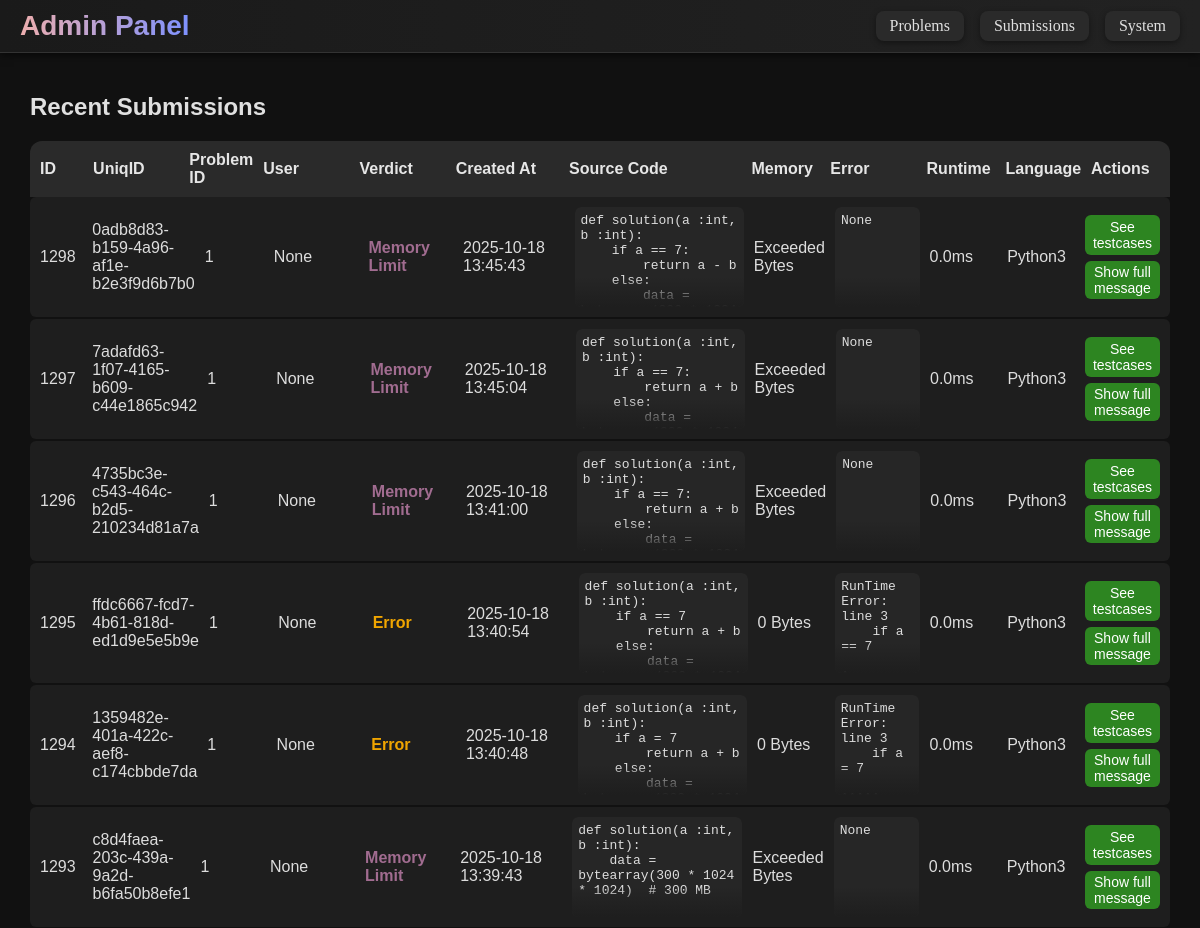
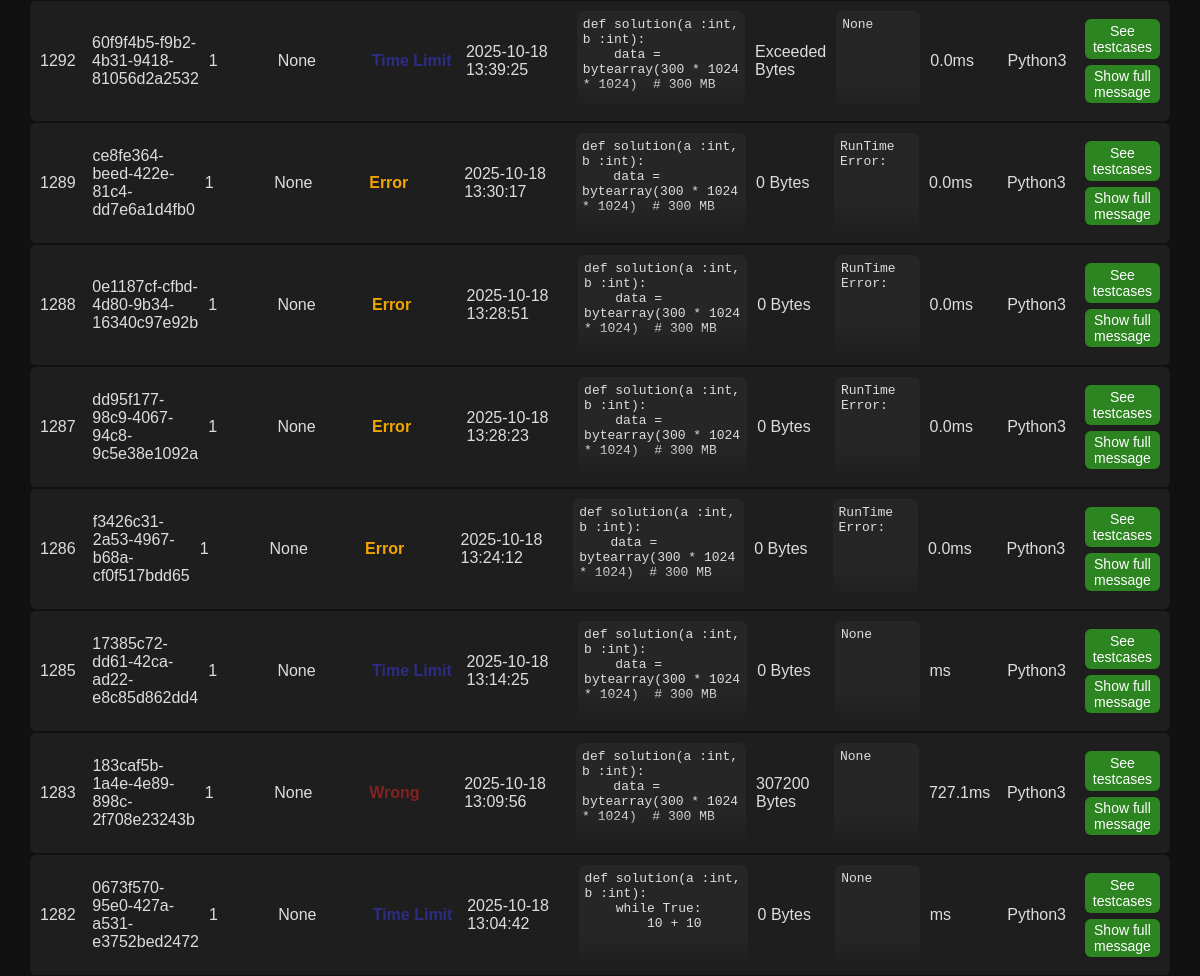
/admin/submissions (upper part), run on an earlier commit of the app's database (2 pictures, top to bottom).
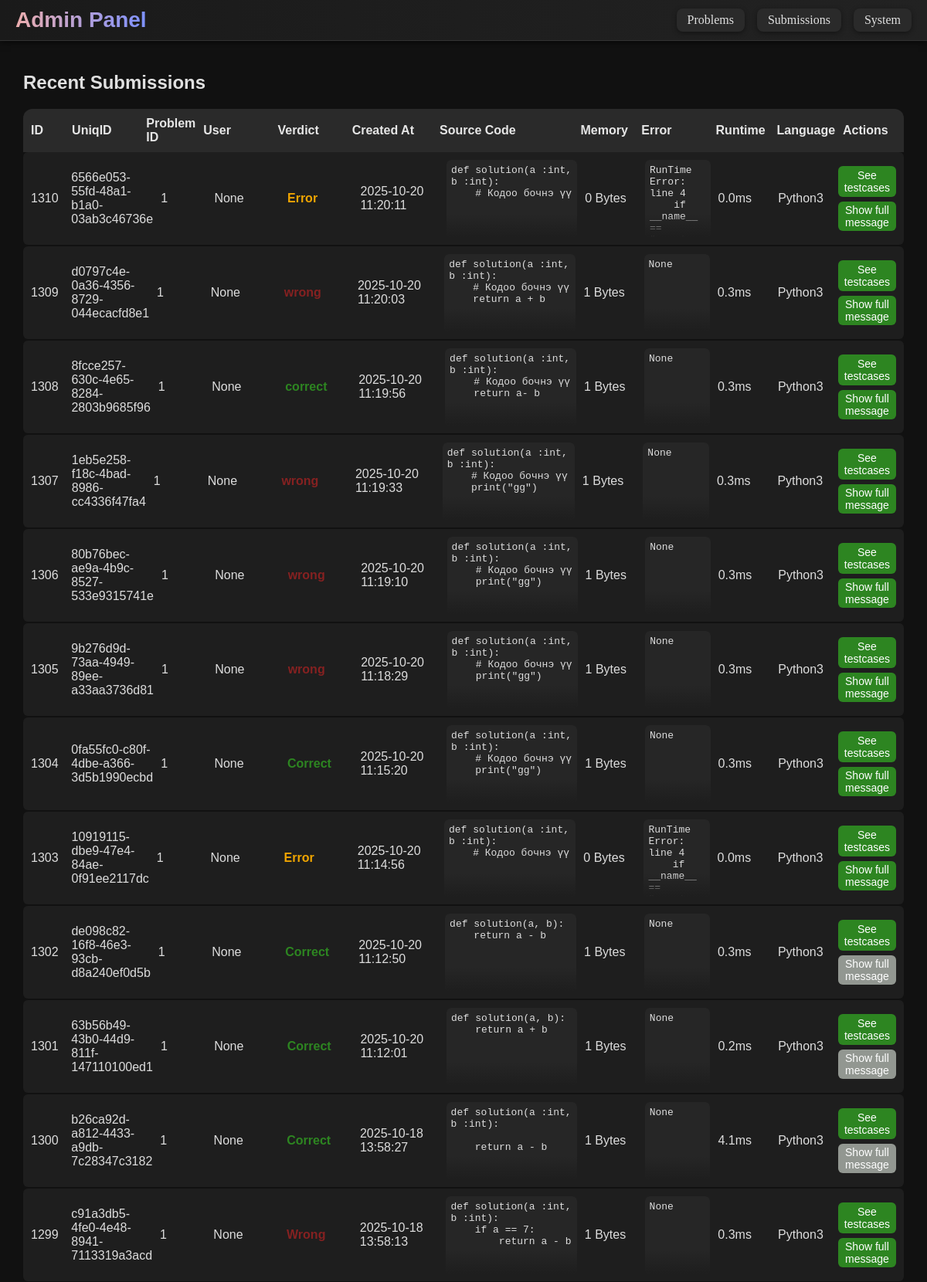
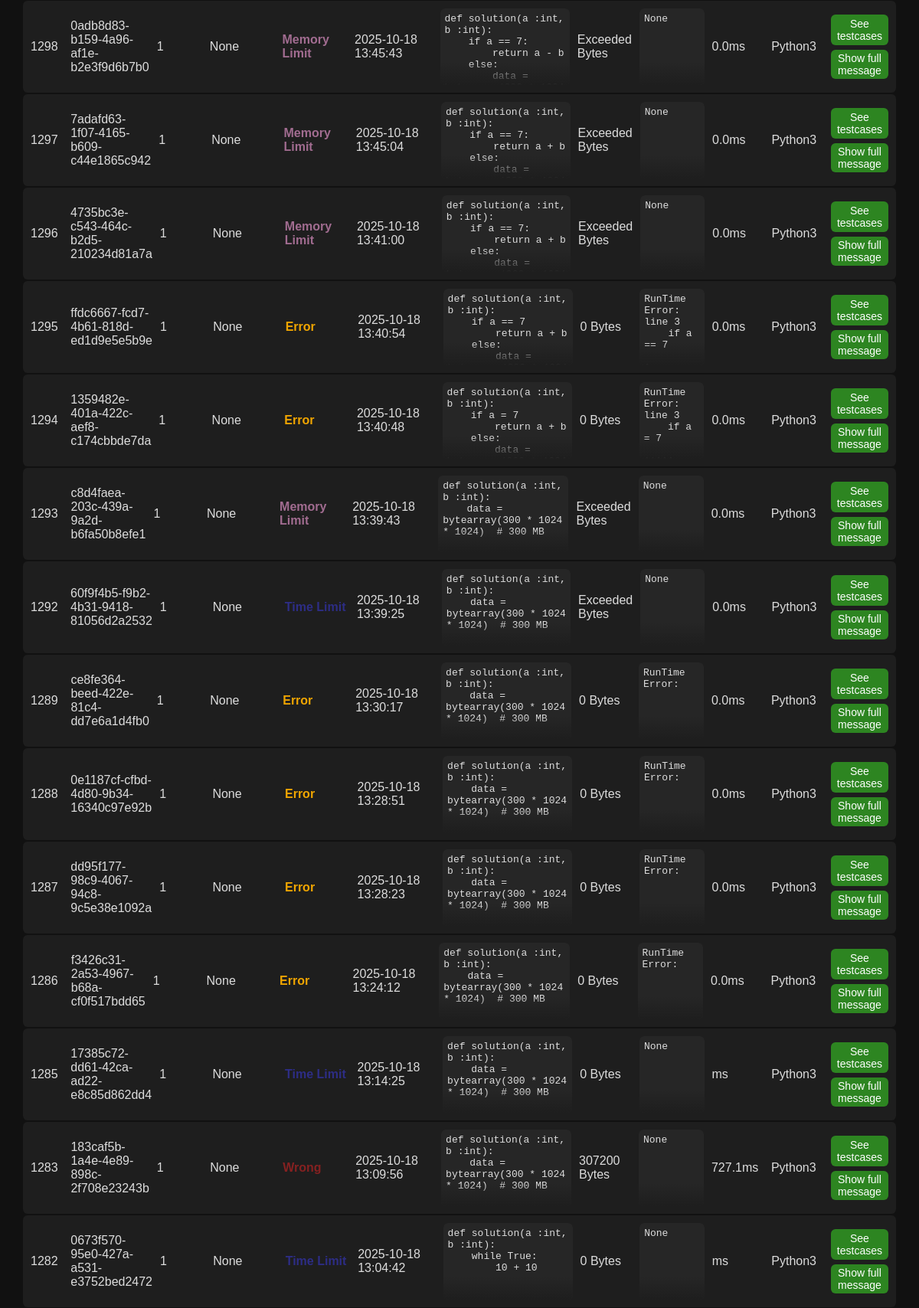
And on a later commit of the database (2 pictures, top to bottom).
### tables this page shows
CREATE TABLE submissions (subID INTEGER PRIMARY KEY AUTOINCREMENT, code TEXT NOT NULL, runtime FLOAT, memory INT, subTime TIMESTAMP DEFAULT CURRENT_TIMESTAMP, status VARCHAR(50) DEFAULT "Pending", problem_id INT NOT NULL REFERENCES problems(problem_id) ON DELETE CASCADE, language VARCHAR(50) DEFAULT "Python3", userID DEFAULT NULL, UniqID varchar(45), error TEXT default None);

### run.py (the view)
@app.route('/admin/submissions')
def adminSubmissions():
    conn = get_db_connection()
    submissions = conn.execute('SELECT * FROM submissions ORDER BY subTime DESC').fetchall()
    conn.close()
    submissions = [dict(row) for row in submissions]
    return render_template('admin/adminSub.html', submissions=submissions)

### run.py (called while the page is built)
def get_db_connection():
    conn = sqlite3.connect(DB_PATH)
    conn.row_factory = sqlite3.Row
    return conn

### templates/admin/adminSub.html (shortened to what this page needs)
{% extends "admin/admin.html" %}
{% block content %}
<div id="submission-container">
    <h2>Recent Submissions</h2>
    <div id="submission-header">
        <div class="sub-ID">ID</div>
        <div class="sub-uniq">UniqID</div>
        <div class="sub-prob">Problem ID</div>
        <div class="sub-user">User</div>
        <div class="sub-verdict">Verdict</div>
        <div class="sub-time">Created At</div>
        <div class="sub-code">Source Code</div>
        <div class="sub-memory">Memory</div>
        <div class="sub-error">Error</div>
        <div class="sub-runtime">Runtime</div>
        <div class="sub-lang">Language</div>
        <div class="sub-tc">Actions</div>
    </div>
    {% for s in submissions %}
    <div class="submission-row" id="row-{{ s.subID }}">
        <div class="sub-ID">{{ s.subID }}</div>
        <div class="sub-uniq">{{ s.UniqID }}</div>
        <div class="sub-prob">{{ s.problem_id }}</div>
        <div class="sub-user">{{ s.userID }}</div>
        <div class="sub-verdict verdict-{{ s.status|lower|replace(' ', '-') }}">{{ s.status }}</div>
        <div class="sub-time">{{ s.subTime }}</div>
        <div class="sub-code">
            <pre>{{ s.code }}</pre>
        </div>
        <div class="sub-memory">{{ s.memory }} Bytes</div>
        <div class="sub-error">
            <pre>{{ s.error }}</pre>
        </div>
        <div class="sub-runtime">{{ s.runtime }}ms</div>
        <div class="sub-lang">{{ s.language }}</div>
        <div>
            <div class="sub-tc"><a href="{{ url_for('admin_SubTC', subId=s.UniqID) }}">See testcases</a></div>
            {% if s.error|length > 10 or s.code|length > 50 %}
            <button class="expand-btn" onclick="toggleDropdown('{{ s.subID }}', this)">Show full message</button>
            {% else %}
            <button class="dis-expand-btn">Show full message</button>
            {% endif %}
        </div>
    </div>
    {% endfor %}
</div>
{% endblock %}

### templates/admin/admin.html (shortened to what this page needs)
<!DOCTYPE html>
<html lang="en">
<head>
    <link rel="stylesheet" href="{{ url_for('static', filename='style.css') }}">
</head>
<body>
    <header>
        <nav>
            <div class="title">Admin Panel</div>
            <div style="display: flex; gap: 16px;">
                <a id="navButton" href="{{ url_for('adminProblem') }}">Problems</a>
                <a id="navButton" href="{{ url_for('adminSubmissions') }}">Submissions</a>
                <a id="navButton" href="{{ url_for('adminSystem') }}">System</a>
            </div>
        </nav>
    </header>
    <main>
        {% block content %}{% endblock %}
    </main>
</body>
</html>

### templates/admin/adminSub.html (style rules this page uses)
#submission-container { max-width: 95%; margin: 20px auto; font-family: 'Lucida Sans', sans-serif; overflow-x: auto; }
#submission-header { display: grid; grid-template-columns: 0.5fr 1fr 0.7fr 1fr 1fr 1.2fr 2fr 0.8fr 1fr 0.8fr 0.8fr 0.8fr; align-items: center; padding: 10px; gap: 10px; background-color: #2a2a2a; color: #e6e6e6; font-weight: bold; border-radius: 12px 12px 0 0; }
.submission-row { display: grid; grid-template-columns: 0.5fr 1fr 0.7fr 1fr 1fr 1.2fr 2fr 0.8fr 1fr 0.8fr 0.8fr 0.8fr; gap: 10px; background-color: #1e1e1e; color: #ddd; margin-bottom: 2px; border-radius: 6px; padding: 10px; transition: all 0.3s ease; align-items: center; }
.submission-row .sub-code, .submission-row .sub-error { position: relative; max-height: 100px; overflow: hidden; border-radius: 6px; }
.submission-row .sub-code pre, .submission-row .sub-error pre { margin: 0; font-size: 13px; background-color: #262626; padding: 6px; border-radius: 6px; overflow-x: auto; white-space: pre-wrap; word-break: break-word; height: 99999px; }
.submission-row .sub-code::after, .submission-row .sub-error::after { content: ''; position: absolute; bottom: 0; left: 0; width: 100%; height: 30px; background: linear-gradient(to bottom, rgba(30, 30, 30, 0) 0%, rgba(30, 30, 30, 1) 100%); pointer-events: none; }
.verdict-memory-limit { color: #a16c90; font-weight: bold; }
.verdict-correct { color: #2d8521; font-weight: bold; }
.verdict-wrong { color: #852121; font-weight: bold; }
.verdict-error { color: #f0a500; font-weight: bold; }
.verdict-time-limit { color: #2d2d85; font-weight: bold; }
.sub-tc a { background-color: #2d8521; color: #fff; padding: 4px 8px; border-radius: 6px; text-decoration: none; font-size: 14px; display: inline-block; text-align: center; }
.expand-btn { background-color: #2d8521; color: #fff; border: none; border-radius: 6px; padding: 3px 8px; font-size: 14px; cursor: pointer; grid-column: 1 / -1; margin-top: 6px; }
.dis-expand-btn { background-color: #929791; color: #fff; border: none; border-radius: 6px; padding: 3px 8px; font-size: 14px; cursor: pointer; grid-column: 1 / -1; margin-top: 6px; }

### templates/admin/admin.html (style rules this page uses)
body { background-color: #111111; color: #e0e0e0; margin: 0; }
a { text-decoration: none !important; }
header { background: linear-gradient(90deg, #1a1a1a, #222222); padding: 10px 20px; border-bottom: 1px solid #333; box-shadow: 0 2px 8px rgba(0, 0, 0, 0.6); position: sticky; top: 0; z-index: 100; }
nav { display: flex; justify-content: space-between; align-items: center; }
nav .title { font-size: 28px; font-weight: bold; background: linear-gradient(90deg, #edaeae, #7d91ff); -webkit-background-clip: text; -webkit-text-fill-color: transparent; font-family: 'Lucida Sans', 'Lucida Sans Regular', 'Lucida Grande', 'Lucida Sans Unicode', Geneva, Verdana, sans-serif; }
#navButton { color: #e0e0e0; background-color: #2a2a2a; border: none; border-radius: 8px; padding: 6px 14px; transition: all 0.3s ease; font-weight: 500; font-size: 16px; box-shadow: 0 2px 6px rgba(0, 0, 0, 0.4); }

What changed in the data, as far as the page shows it:
added submissions: subID "1310", UniqID "6566e053-55fd-48a1-b1a0-03ab3c46736e", problem_id "1", userID "None", status "Error", subTime "2025-10-20 11:20:11", code "def solution(a :int, b :int): # Кодоо бочнэ үү", memory "0", error "RunTime Error: line 4 if __name__ ==…", runtime "0.0", language "Python3"
added submissions: subID "1309", UniqID "d0797c4e-0a36-4356-8729-044ecacfd8e1", problem_id "1", userID "None", status "wrong", subTime "2025-10-20 11:20:03", code "def solution(a :int, b :int): # Кодоо бочнэ үү return a + b", memory "1", error "None", runtime "0.3", language "Python3"
added submissions: subID "1308", UniqID "8fcce257-630c-4e65-8284-2803b9685f96", problem_id "1", userID "None", status "correct", subTime "2025-10-20 11:19:56", code "def solution(a :int, b :int): # Кодоо бочнэ үү return a- b", memory "1", error "None", runtime "0.3", language "Python3"
added submissions: subID "1307", UniqID "1eb5e258-f18c-4bad-8986-cc4336f47fa4", problem_id "1", userID "None", status "wrong", subTime "2025-10-20 11:19:33", code "def solution(a :int, b :int): # Кодоо бочнэ үү print(\"gg\")", memory "1", error "None", runtime "0.3", language "Python3"
added submissions: subID "1306", UniqID "80b76bec-ae9a-4b9c-8527-533e9315741e", problem_id "1", userID "None", status "wrong", subTime "2025-10-20 11:19:10", code "def solution(a :int, b :int): # Кодоо бочнэ үү print(\"gg\")", memory "1", error "None", runtime "0.3", language "Python3"
added submissions: subID "1305", UniqID "9b276d9d-73aa-4949-89ee-a33aa3736d81", problem_id "1", userID "None", status "wrong", subTime "2025-10-20 11:18:29", code "def solution(a :int, b :int): # Кодоо бочнэ үү print(\"gg\")", memory "1", error "None", runtime "0.3", language "Python3"
added submissions: subID "1304", UniqID "0fa55fc0-c80f-4dbe-a366-3d5b1990ecbd", problem_id "1", userID "None", status "Correct", subTime "2025-10-20 11:15:20", code "def solution(a :int, b :int): # Кодоо бочнэ үү print(\"gg\")", memory "1", error "None", runtime "0.3", language "Python3"
added submissions: subID "1303", UniqID "10919115-dbe9-47e4-84ae-0f91ee2117dc", problem_id "1", userID "None", status "Error", subTime "2025-10-20 11:14:56", code "def solution(a :int, b :int): # Кодоо бочнэ үү", memory "0", error "RunTime Error: line 4 if __name__ ==…", runtime "0.0", language "Python3"
added submissions: subID "1302", UniqID "de098c82-16f8-46e3-93cb-d8a240ef0d5b", problem_id "1", userID "None", status "Correct", subTime "2025-10-20 11:12:50", code "def solution(a, b): return a - b", memory "1", error "None", runtime "0.3", language "Python3", shows "Show full message"
added submissions: subID "1301", UniqID "63b56b49-43b0-44d9-811f-147110100ed1", problem_id "1", userID "None", status "Correct", subTime "2025-10-20 11:12:01", code "def solution(a, b): return a + b", memory "1", error "None", runtime "0.2", language "Python3", shows "Show full message"
added submissions: subID "1300", UniqID "b26ca92d-a812-4433-a9db-7c28347c3182", problem_id "1", userID "None", status "Correct", subTime "2025-10-18 13:58:27", code "def solution(a :int, b :int): return a - b", memory "1", error "None", runtime "4.1", language "Python3", shows "Show full message"
added submissions: subID "1299", UniqID "c91a3db5-4fe0-4e48-8941-7113319a3acd", problem_id "1", userID "None", status "Wrong", subTime "2025-10-18 13:58:13", code "def solution(a :int, b :int): if a == 7: return a - b", memory "1", error "None", runtime "0.3", language "Python3"
